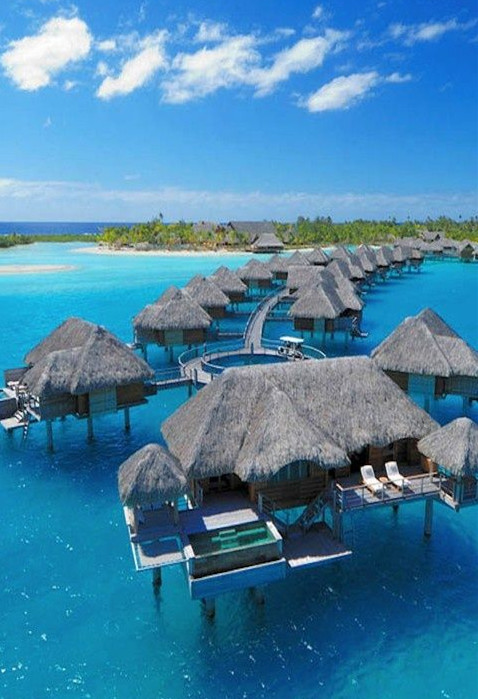
#> input picture OpenCV3-Intro-Book-Exercise/images/DrawRect.jpg, 478 x 699 px, given in place of 1.jpg, which was not available
$ python exercise_9.py
#> lines starting #> are read from the running program, lines starting #| are printed output that depends on the picture; after the words box and inside, x2 and y2 are one past the last pixel; in counts of white or black regions, pixels touching at a corner belong together; pictures that were not available may be replaced by others from this repository, and a replacement may not be noted
import cv2 as cv
import numpy as np
from matplotlib import pyplot as plt

img_path = "D:/Documents/images/"

# [173 lines left out: functions histImg_demo, hist1d, histRBG, compareHist, backproject, not called in this run]


def matchTemp():
    srcImg = cv.imread(img_path + '1.jpg')
#> srcImg is the input picture: shape (699, 478, 3); mean B, G, R 166.1, 131, 70.6
    tmpImg = cv.imread(img_path + '1.1.png')
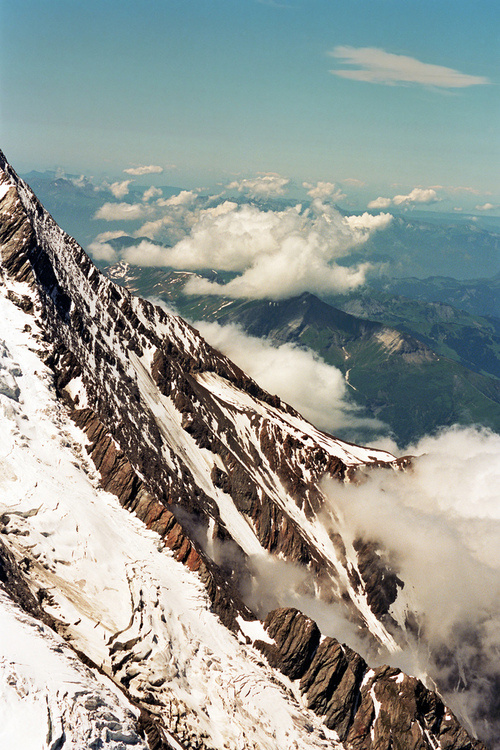
#> input picture OpenCV3-Intro-Book-Exercise/images/WaterShed.jpg, 500 x 750 px, given in place of 1.1.png, which was not available
#> tmpImg is the input picture: shape (750, 500, 3); mean B, G, R 146.6, 152.6, 147.8
#> slider 'Method:' is set to 1
    cv.imshow('srcImg', srcImg)
    cv.imshow('tempImg', tmpImg)

    # 匹配和标准化
    def on_Match(g_method):
#> called with g_method = 0
        srcBackImg = srcImg.copy()
        resImg = cv.matchTemplate(srcBackImg, tmpImg, g_method)
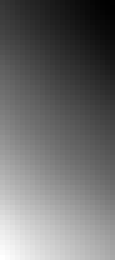
#> resImg: shape (52, 23) float32 (shown 5 times larger); min 8.76e+09, max 1.03e+10, mean 9.41e+09; drawn with min black and max white
        rseImg = cv.normalize(resImg, resImg, 0, 1, cv.NORM_MINMAX)
        minVal, maxVal, minloc, maxloc = cv.minMaxLoc(rseImg)
#> minVal = -1.66e-07; maxVal = 1; minloc = (22, 0); maxloc = (0, 51)
        # SQDIFF 和 SQDIFF_NORMED，数值越小，匹配结果越高
        if (g_method == cv.TM_SQDIFF or g_method == cv.TM_SQDIFF_NORMED):
            matchLoc = minloc
#> matchLoc = (22, 0)
        else:
            matchLoc = maxloc
        # 画矩形框
        cv.rectangle(srcBackImg, matchLoc, (matchLoc[0] + tmpImg.shape[0] + 1, matchLoc[1] + tmpImg.shape[1] + 1),
                     (0, 0, 255), 2, 8)
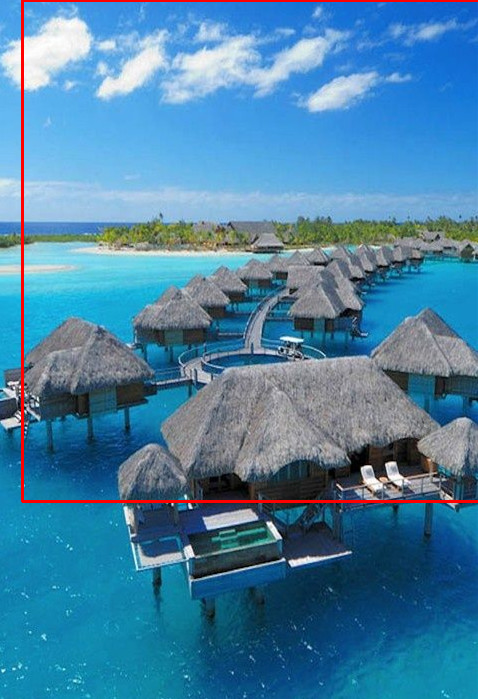
#> srcBackImg: shape (699, 478, 3); 1.13% of pixels changed, all inside (x1, y1, x2, y2) = (21, 0, 478, 503)
        cv.imshow('srcImg', srcBackImg)

    cv.createTrackbar('Method:', 'srcImg', 0, 5, on_Match)
    on_Match(0)
    cv.waitKey(0)
#> call 2 of on_Match, with g_method = 1
#> in on_Match (call 2), `resImg = cv.matchTemplate(srcBackImg, tmpImg, g_method)`:
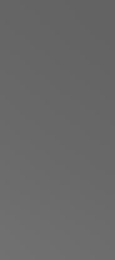
#> resImg: shape (52, 23) float32 (shown 5 times larger); min 0.389, max 0.444, mean 0.412
#> in on_Match (call 2), `minVal, maxVal, minloc, maxloc = cv.minMaxLoc(rseImg)`: minVal = -1.27e-07


if __name__ == '__main__':
    matchTemp()
